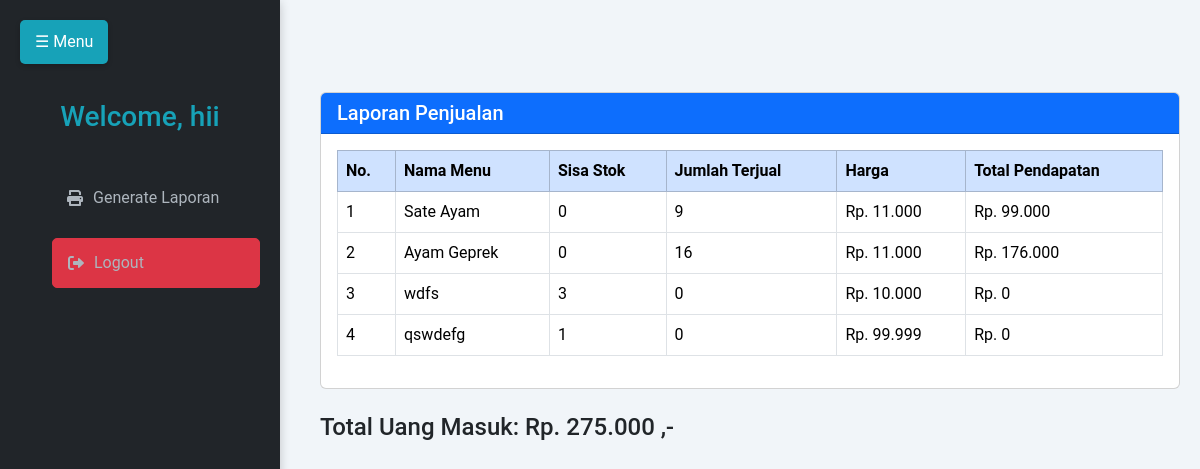
The app's page /generate_laporan.php (signed in) with its own data.
### tables this page shows
CREATE TABLE `user` (
  `id_user` int(11) NOT NULL,
  `username` varchar(150) NOT NULL,
  `password` varchar(150) NOT NULL,
  `nama_user` varchar(150) NOT NULL,
  `id_level` int(11) NOT NULL,
  `status` varchar(150) NOT NULL
);

CREATE TABLE `masakan` (
  `id_masakan` int(11) NOT NULL,
  `nama_masakan` varchar(150) NOT NULL,
  `harga` varchar(150) NOT NULL,
  `stok` int(11) NOT NULL,
  `status_masakan` varchar(150) NOT NULL,
  `gambar_masakan` varchar(150) NOT NULL
);

### generate_laporan.php (the view, shortened to what this page needs)
<!DOCTYPE html>
<?php
include "connection/koneksi.php";
$id = $_SESSION['id_user'];
if (isset($_SESSION['username'])) {
    $query = "SELECT * FROM user NATURAL JOIN level WHERE id_user = $id";
    $sql = mysqli_query($conn, $query);
    while ($r = mysqli_fetch_array($sql)) {
        $uang = 0;
?>
<html lang="en">
<head>
    <link href="https://cdn.jsdelivr.net/npm/bootstrap@5.3.1/dist/css/bootstrap.min.css" rel="stylesheet">
    <link href="https://cdnjs.cloudflare.com/ajax/libs/font-awesome/6.0.0/css/all.min.css" rel="stylesheet">
</head>
<body>
    <button class="toggle-btn" onclick="toggleSidebar()">☰ Menu</button>
    <div class="sidebar" id="sidebar">
        <h3>Welcome, <?php echo htmlspecialchars($r['nama_user']); ?></h3>
        <ul>
            <?php
            if ($r['id_level'] == 1) {
            ?>
                <a href="beranda.php"><i class="fas fa-home"></i> Beranda</a>
                <a href="entri_referensi.php"><i class="fas fa-utensils"></i> Entri Referensi</a>
                <a href="entri_order.php"><i class="fas fa-shopping-cart"></i> Entri Order</a>
                <a href="entri_transaksi.php"><i class="fas fa-money-bill"></i> Entri Transaksi</a>
                <a href="generate_laporan.php"><i class="fas fa-print"></i> Generate Laporan</a>
            <?php
            } elseif ($r['id_level'] == 2) {
            ?>
                <a href="beranda.php"><i class="fas fa-home"></i> Beranda</a>
                <a href="entri_order.php"><i class="fas fa-shopping-cart"></i> Entri Order</a>
                <a href="generate_laporan.php"><i class="fas fa-print"></i> Generate Laporan</a>
            <?php
            } elseif ($r['id_level'] == 3) {
            ?>
                <a href="entri_transaksi.php"><i class="fas fa-money-bill"></i> Entri Transaksi</a>
                <a href="generate_laporan.php"><i class="fas fa-print"></i> Generate Laporan</a>
            <?php
            } elseif ($r['id_level'] == 4) {
            ?>
                <a href="generate_laporan.php"><i class="fas fa-print"></i> Generate Laporan</a>
            <?php
            } elseif ($r['id_level'] == 5) {
            ?>
                <a href="entri_order.php"><i class="fas fa-shopping-cart"></i> Entri Order</a>
            <?php
            }
            ?>
            <a href="logout.php" class="btn btn-danger w-100 mt-3"><i class="fas fa-sign-out-alt"></i> Logout</a>
        </ul>
    </div>
    <br><br><br>
    <div class="content" id="content">
        <?php if ($r['id_level'] >= 1 && $r['id_level'] <= 4): ?>
            <div class="card">
                <div class="card-header bg-primary text-white">
                    <h5 class="m-0">Laporan Penjualan</h5>
                </div>
                <div class="card-body">
                    <table class="table table-hover table-bordered">
                        <thead class="table-primary">
                            <tr>
                                <th>No.</th>
                                <th>Nama Menu</th>
                                <th>Sisa Stok</th>
                                <th>Jumlah Terjual</th>
                                <th>Harga</th>
                                <th>Total Pendapatan</th>
                            </tr>
                        </thead>
                        <tbody>
                            <?php
                            $no = 1;
                            $query_lihat_menu = "SELECT * FROM masakan";
                            $sql_lihat_menu = mysqli_query($conn, $query_lihat_menu);
                            while ($r_lihat_menu = mysqli_fetch_array($sql_lihat_menu)) {
                                $id_masakan = $r_lihat_menu['id_masakan'];
                                $query_jumlah = "SELECT SUM(jumlah_terjual) AS jumlah_terjual
                                                 FROM stok_menu
                                                 LEFT JOIN tb_pesan ON stok_menu.id_pesan = tb_pesan.id_pesan
                                                 WHERE id_masakan = $id_masakan AND status_cetak = 'belum cetak'";
                                $sql_jumlah = mysqli_query($conn, $query_jumlah);
                                $result_jumlah = mysqli_fetch_array($sql_jumlah);
                                $jml = $result_jumlah['jumlah_terjual'] ?? 0;
                                $total_pendapatan = $jml * $r_lihat_menu['harga'];
                                $uang += $total_pendapatan;
                            ?>
                            <tr>
                                <td><?php echo $no++; ?></td>
                                <td><?php echo $r_lihat_menu['nama_masakan']; ?></td>
                                <td><?php echo $r_lihat_menu['stok']; ?></td>
                                <td><?php echo $jml; ?></td>
                                <td>Rp. <?php echo number_format($r_lihat_menu['harga'], 0, ',', '.'); ?></td>
                                <td>Rp. <?php echo number_format($total_pendapatan, 0, ',', '.'); ?></td>
                            </tr>
                            <?php } ?>
                        </tbody>
                    </table>
                </div>
            </div>
            <div class="mt-4">
                <h4>Total Uang Masuk: Rp. <?php echo number_format($uang, 0, ',', '.'); ?> ,-</h4>
            </div>
        <?php endif; ?>
    </div>
</body>
</html>
<?php
    }
} else {
    header('location: logout.php');
}
?>

### generate_laporan.php (style rules this page uses)
body { font-family: 'Roboto', sans-serif; background-color: #f1f5f9; overflow-x: hidden; }
.sidebar { height: 100vh; width: 280px; background: #212529; color: #fff; position: fixed; padding: 20px; box-shadow: 0 2px 10px rgba(0, 0, 0, 0.2); transition: transform 0.3s ease; transform: translateX(0); }
.sidebar h3 { text-align: center; margin-top: 80px; margin-bottom: 40px; color: #17a2b8; }
.sidebar a { display: flex; align-items: center; padding: 12px 15px; margin-bottom: 10px; color: #adb5bd; text-decoration: none; border-radius: 5px; transition: background 0.3s ease, color 0.3s ease; }
.sidebar a i { margin-right: 10px; }
.content { margin-left: 300px; padding: 20px; transition: margin-left 0.3s ease; }
.toggle-btn { position: fixed; top: 20px; left: 20px; z-index: 1000; background-color: #17a2b8; color: #fff; border: none; border-radius: 5px; padding: 10px 15px; cursor: pointer; box-shadow: 0 2px 5px rgba(0, 0, 0, 0.2); }

### records on screen
user: nama_user "hii", shows "Generate Laporan", uang "275.000"
masakan: nama_masakan "Sate Ayam", stok "0", jml "9", harga "11.000", total_pendapatan "99.000"
masakan: nama_masakan "Ayam Geprek", stok "0", jml "16", harga "11.000", total_pendapatan "176.000"
masakan: nama_masakan "wdfs", stok "3", jml "0", harga "10.000", total_pendapatan "0"
masakan: nama_masakan "qswdefg", stok "1", jml "0", harga "99.999", total_pendapatan "0"
